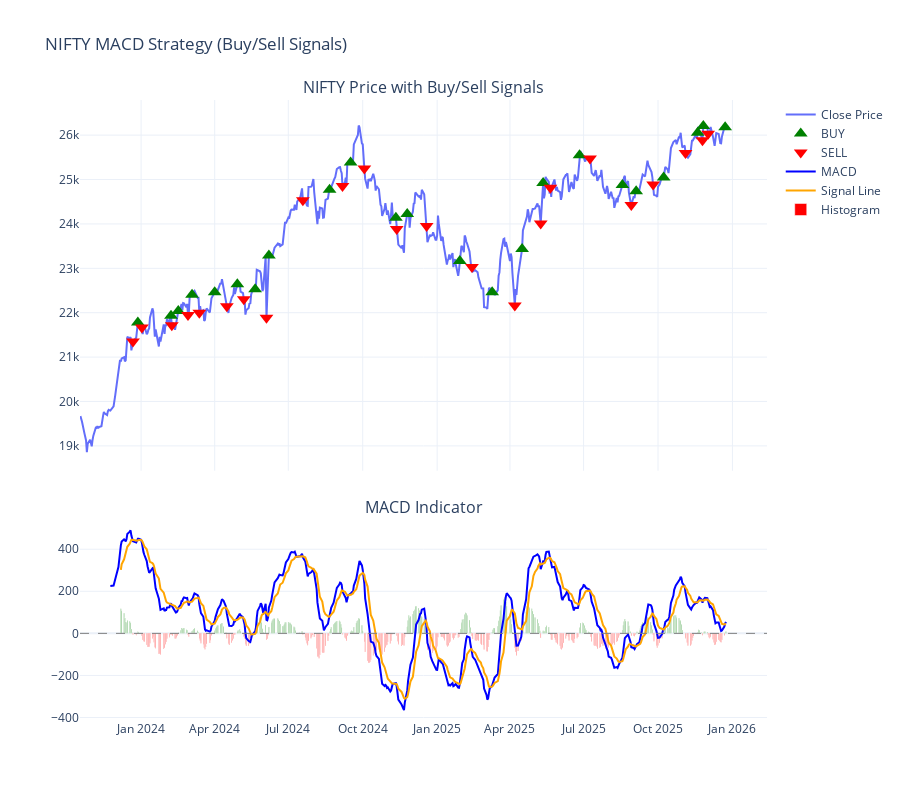

Write notebook code for a chart like this one.
### Code cell
import plotly.graph_objects as go
from plotly.subplots import make_subplots

# Ensure index is datetime
df.index = pd.to_datetime(df.index)

# -----------------------------
# CREATE SUBPLOTS
# -----------------------------
fig = make_subplots(
    rows=2, cols=1,
    shared_xaxes=True,
    vertical_spacing=0.08,
    row_heights=[0.65, 0.35],
    subplot_titles=("NIFTY Price with Buy/Sell Signals", "MACD Indicator")
)

# -----------------------------
# PRICE LINE
# -----------------------------
fig.add_trace(
    go.Scatter(
        x=df.index,
        y=df['Close'],
        mode='lines',
        name='Close Price',
        line=dict(width=2)
    ),
    row=1, col=1
)

# -----------------------------
# BUY SIGNALS
# -----------------------------
buy_df = df[df['Signal'] == 1]

fig.add_trace(
    go.Scatter(
        x=buy_df.index,
        y=buy_df['Close'],
        mode='markers',
        name='BUY',
        marker=dict(
            symbol='triangle-up',
            size=12,
            color='green'
        )
    ),
    row=1, col=1
)

# -----------------------------
# SELL SIGNALS
# -----------------------------
sell_df = df[df['Signal'] == -1]

fig.add_trace(
    go.Scatter(
        x=sell_df.index,
        y=sell_df['Close'],
        mode='markers',
        name='SELL',
        marker=dict(
            symbol='triangle-down',
            size=12,
            color='red'
        )
    ),
    row=1, col=1
)

# -----------------------------
# MACD LINE
# -----------------------------
fig.add_trace(
    go.Scatter(
        x=df.index,
        y=df['MACD'],
        name='MACD',
        line=dict(color='blue', width=2)
    ),
    row=2, col=1
)

# -----------------------------
# SIGNAL LINE
# -----------------------------
fig.add_trace(
    go.Scatter(
        x=df.index,
        y=df['MACD_Signal'],
        name='Signal Line',
        line=dict(color='orange', width=2)
    ),
    row=2, col=1
)

# -----------------------------
# HISTOGRAM
# -----------------------------
fig.add_trace(
    go.Bar(
        x=df.index,
        y=df['MACD_Hist'],
        name='Histogram',
        marker_color=df['MACD_Hist'].apply(
            lambda x: 'green' if x >= 0 else 'red'
        )
    ),
    row=2, col=1
)

# -----------------------------
# ZERO LINE FOR MACD
# -----------------------------
fig.add_hline(
    y=0,
    line_width=1,
    line_dash="dash",
    line_color="gray",
    row=2, col=1
)

# -----------------------------
# LAYOUT
# -----------------------------
fig.update_layout(
    height=800,
    title="NIFTY MACD Strategy (Buy/Sell Signals)",
    showlegend=True,
    xaxis_rangeslider_visible=False,
    template="plotly_white"
)

fig.show()

### Figure 1 — Plotly figure (JSON) as saved in the notebook; plotly's stock layout.template omitted (floating-point values rounded to 4 significant figures; data arrays with more than 128 entries replaced by an {"elided": "..."} marker saying what was removed)
{"data": [{"line": {"width": 2}, "mode": "lines", "name": "Close Price", "type": "scatter", "x": {"elided": "540 str values"}, "xaxis": "x", "y": {"elided": "540 float values"}, "yaxis": "y"}, {"marker": {"color": "green", "size": 12, "symbol": "triangle-up"}, "mode": "markers", "name": "BUY", "type": "scatter", "x": ["2023-12-28T00:00:00", "2024-02-07T00:00:00", "2024-02-16T00:00:00", "2024-03-04T00:00:00", "2024-04-01T00:00:00", "2024-04-29T00:00:00", "2024-05-21T00:00:00", "2024-06-07T00:00:00", "2024-08-21T00:00:00", "2024-09-16T00:00:00", "2024-11-11T00:00:00", "2024-11-25T00:00:00", "2025-01-29T00:00:00", "2025-03-10T00:00:00", "2025-04-16T00:00:00", "2025-05-12T00:00:00", "2025-06-26T00:00:00", "2025-08-18T00:00:00", "2025-09-04T00:00:00", "2025-10-08T00:00:00", "2025-11-19T00:00:00", "2025-11-26T00:00:00", "2025-12-23T00:00:00"], "xaxis": "x", "y": [21780.0, 21930.0, 22040.0, 22410.0, 22462, 22640.0, 22530.0, 23290.0, 24770.0, 25380.0, 24140.0, 24220.0, 23160.0, 22460.0, 23440.0, 24920.0, 25549, 24880.0, 24730.0, 25050.0, 26050.0, 26210.0, 26180.0], "yaxis": "y"}, {"marker": {"color": "red", "size": 12, "symbol": "triangle-down"}, "mode": "markers", "name": "SELL", "type": "scatter", "x": ["2023-12-22T00:00:00", "2024-01-02T00:00:00", "2024-02-08T00:00:00", "2024-02-28T00:00:00", "2024-03-13T00:00:00", "2024-04-16T00:00:00", "2024-05-07T00:00:00", "2024-06-04T00:00:00", "2024-07-19T00:00:00", "2024-09-06T00:00:00", "2024-10-03T00:00:00", "2024-11-12T00:00:00", "2024-12-19T00:00:00", "2025-02-13T00:00:00", "2025-04-07T00:00:00", "2025-05-09T00:00:00", "2025-05-21T00:00:00", "2025-07-09T00:00:00", "2025-08-29T00:00:00", "2025-09-25T00:00:00", "2025-11-04T00:00:00", "2025-11-25T00:00:00", "2025-12-02T00:00:00"], "xaxis": "x", "y": [21350.0, 21670.0, 21720.0, 21950.0, 22000.0, 22150.0, 22300.0, 21880.0, 24530.0, 24850.0, 25250.0, 23880.0, 23950.0, 23030.0, 22160.0, 24008, 24810.0, 25480.0, 24430.0, 24890.0, 25600.0, 25880.0, 26030.0], "yaxis": "y"}, {"line": {"color": "blue", "width": 2}, "name": "MACD", "type": "scatter", "x": {"elided": "540 str values"}, "xaxis": "x2", "y": {"elided": "540 float values"}, "yaxis": "y2"}, {"line": {"color": "orange", "width": 2}, "name": "Signal Line", "type": "scatter", "x": {"elided": "540 str values"}, "xaxis": "x2", "y": {"elided": "540 float values"}, "yaxis": "y2"}, {"marker": {"color": {"elided": "540 str values"}}, "name": "Histogram", "type": "bar", "x": {"elided": "540 str values"}, "xaxis": "x2", "y": {"elided": "540 float values"}, "yaxis": "y2"}], "layout": {"annotations": [{"font": {"size": 16}, "showarrow": false, "text": "NIFTY Price with Buy/Sell Signals", "x": 0.5, "xanchor": "center", "xref": "paper", "y": 1, "yanchor": "bottom", "yref": "paper"}, {"font": {"size": 16}, "showarrow": false, "text": "MACD Indicator", "x": 0.5, "xanchor": "center", "xref": "paper", "y": 0.322, "yanchor": "bottom", "yref": "paper"}], "height": 800, "shapes": [{"line": {"color": "gray", "dash": "dash", "width": 1}, "type": "line", "x0": 0, "x1": 1, "xref": "x2 domain", "y0": 0, "y1": 0, "yref": "y2"}], "showlegend": true, "title": {"text": "NIFTY MACD Strategy (Buy/Sell Signals)"}, "xaxis": {"anchor": "y", "domain": [0, 1], "matches": "x2", "rangeslider": {"visible": false}, "showticklabels": false}, "xaxis2": {"anchor": "y2", "domain": [0, 1]}, "yaxis": {"anchor": "x", "domain": [0.402, 1]}, "yaxis2": {"anchor": "x2", "domain": [0, 0.322]}}}
